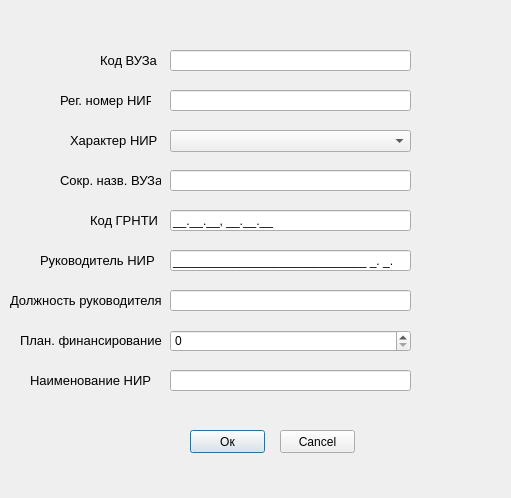
<?xml version="1.0" encoding="UTF-8"?>
<ui version="4.0">
 <class>AddButtonWidget</class>
 <widget class="QDialog" name="AddButtonWidget">
  <property name="geometry">
   <rect>
    <x>0</x>
    <y>0</y>
    <width>511</width>
    <height>498</height>
   </rect>
  </property>
  <property name="windowTitle">
   <string>Dialog</string>
  </property>
  <widget class="QPushButton" name="agreeButton">
   <property name="geometry">
    <rect>
     <x>190</x>
     <y>430</y>
     <width>75</width>
     <height>23</height>
    </rect>
   </property>
   <property name="text">
    <string>Ок</string>
   </property>
  </widget>
  <widget class="QPushButton" name="cancelButton">
   <property name="geometry">
    <rect>
     <x>280</x>
     <y>430</y>
     <width>75</width>
     <height>23</height>
    </rect>
   </property>
   <property name="text">
    <string>Cancel</string>
   </property>
  </widget>
  <widget class="QLineEdit" name="cod_vuz">
   <property name="geometry">
    <rect>
     <x>170</x>
     <y>50</y>
     <width>241</width>
     <height>21</height>
    </rect>
   </property>
  </widget>
  <widget class="QLineEdit" name="reg_number_nir">
   <property name="geometry">
    <rect>
     <x>170</x>
     <y>90</y>
     <width>241</width>
     <height>21</height>
    </rect>
   </property>
  </widget>
  <widget class="QLineEdit" name="socr_name_vuz">
   <property name="geometry">
    <rect>
     <x>170</x>
     <y>170</y>
     <width>241</width>
     <height>21</height>
    </rect>
   </property>
  </widget>
  <widget class="QLineEdit" name="cod_grnti">
   <property name="geometry">
    <rect>
     <x>170</x>
     <y>210</y>
     <width>241</width>
     <height>21</height>
    </rect>
   </property>
   <property name="inputMask">
    <string>__.__.__, __.__.__</string>
   </property>
   <property name="text">
    <string>__.__.__, __.__.__</string>
   </property>
  </widget>
  <widget class="QLineEdit" name="ruk_nir">
   <property name="geometry">
    <rect>
     <x>170</x>
     <y>250</y>
     <width>241</width>
     <height>21</height>
    </rect>
   </property>
   <property name="inputMask">
    <string>_____________________________ _. _.</string>
   </property>
  </widget>
  <widget class="QLineEdit" name="post">
   <property name="geometry">
    <rect>
     <x>170</x>
     <y>290</y>
     <width>241</width>
     <height>21</height>
    </rect>
   </property>
  </widget>
  <widget class="QLineEdit" name="naming_nir">
   <property name="geometry">
    <rect>
     <x>170</x>
     <y>370</y>
     <width>241</width>
     <height>21</height>
    </rect>
   </property>
  </widget>
  <widget class="QLabel" name="label">
   <property name="geometry">
    <rect>
     <x>100</x>
     <y>50</y>
     <width>61</width>
     <height>21</height>
    </rect>
   </property>
   <property name="font">
    <font>
     <pointsize>10</pointsize>
    </font>
   </property>
   <property name="text">
    <string>Код ВУЗа</string>
   </property>
  </widget>
  <widget class="QLabel" name="label_2">
   <property name="geometry">
    <rect>
     <x>60</x>
     <y>90</y>
     <width>91</width>
     <height>21</height>
    </rect>
   </property>
   <property name="font">
    <font>
     <pointsize>10</pointsize>
    </font>
   </property>
   <property name="text">
    <string>Рег. номер НИР</string>
   </property>
  </widget>
  <widget class="QLabel" name="label_3">
   <property name="geometry">
    <rect>
     <x>70</x>
     <y>130</y>
     <width>91</width>
     <height>21</height>
    </rect>
   </property>
   <property name="font">
    <font>
     <pointsize>10</pointsize>
    </font>
   </property>
   <property name="text">
    <string>Характер НИР</string>
   </property>
  </widget>
  <widget class="QLabel" name="label_4">
   <property name="geometry">
    <rect>
     <x>60</x>
     <y>170</y>
     <width>101</width>
     <height>21</height>
    </rect>
   </property>
   <property name="font">
    <font>
     <pointsize>10</pointsize>
    </font>
   </property>
   <property name="text">
    <string>Сокр. назв. ВУЗа</string>
   </property>
  </widget>
  <widget class="QLabel" name="label_5">
   <property name="geometry">
    <rect>
     <x>90</x>
     <y>210</y>
     <width>71</width>
     <height>21</height>
    </rect>
   </property>
   <property name="font">
    <font>
     <pointsize>10</pointsize>
    </font>
   </property>
   <property name="text">
    <string>Код ГРНТИ</string>
   </property>
  </widget>
  <widget class="QLabel" name="label_6">
   <property name="geometry">
    <rect>
     <x>40</x>
     <y>250</y>
     <width>121</width>
     <height>21</height>
    </rect>
   </property>
   <property name="font">
    <font>
     <pointsize>10</pointsize>
    </font>
   </property>
   <property name="text">
    <string>Руководитель НИР</string>
   </property>
  </widget>
  <widget class="QLabel" name="label_7">
   <property name="geometry">
    <rect>
     <x>10</x>
     <y>290</y>
     <width>151</width>
     <height>21</height>
    </rect>
   </property>
   <property name="font">
    <font>
     <pointsize>10</pointsize>
    </font>
   </property>
   <property name="text">
    <string>Должность руководителя</string>
   </property>
  </widget>
  <widget class="QLabel" name="label_8">
   <property name="geometry">
    <rect>
     <x>20</x>
     <y>330</y>
     <width>151</width>
     <height>21</height>
    </rect>
   </property>
   <property name="font">
    <font>
     <pointsize>10</pointsize>
    </font>
   </property>
   <property name="text">
    <string>План. финансирование</string>
   </property>
  </widget>
  <widget class="QLabel" name="label_9">
   <property name="geometry">
    <rect>
     <x>30</x>
     <y>370</y>
     <width>131</width>
     <height>21</height>
    </rect>
   </property>
   <property name="font">
    <font>
     <pointsize>10</pointsize>
    </font>
   </property>
   <property name="text">
    <string>Наименование НИР</string>
   </property>
  </widget>
  <widget class="QComboBox" name="character_nir">
   <property name="geometry">
    <rect>
     <x>170</x>
     <y>130</y>
     <width>241</width>
     <height>22</height>
    </rect>
   </property>
   <property name="currentText">
    <string/>
   </property>
  </widget>
  <widget class="QSpinBox" name="financial">
   <property name="geometry">
    <rect>
     <x>170</x>
     <y>330</y>
     <width>241</width>
     <height>22</height>
    </rect>
   </property>
  </widget>
 </widget>
 <resources/>
 <connections/>
</ui>
